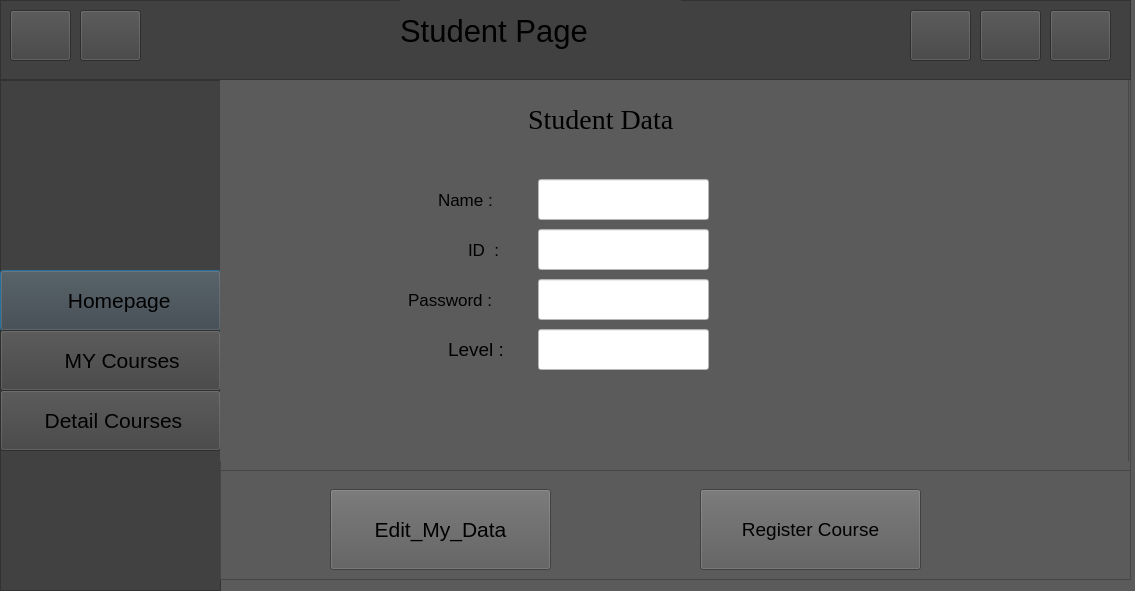
<?xml version="1.0" encoding="UTF-8"?>
<ui version="4.0">
 <class>StudentWindow</class>
 <widget class="QDialog" name="StudentWindow">
  <property name="geometry">
   <rect>
    <x>0</x>
    <y>0</y>
    <width>1135</width>
    <height>591</height>
   </rect>
  </property>
  <property name="windowTitle">
   <string>Dialog</string>
  </property>
  <property name="styleSheet">
   <string notr="true">background-color: rgb(91, 91, 91);</string>
  </property>
  <widget class="QFrame" name="frame_3">
   <property name="geometry">
    <rect>
     <x>0</x>
     <y>80</y>
     <width>221</width>
     <height>511</height>
    </rect>
   </property>
   <property name="styleSheet">
    <string notr="true">background-color: rgb(65, 65, 65);</string>
   </property>
   <property name="frameShape">
    <enum>QFrame::StyledPanel</enum>
   </property>
   <property name="frameShadow">
    <enum>QFrame::Raised</enum>
   </property>
   <widget class="QPushButton" name="pushButton">
    <property name="geometry">
     <rect>
      <x>0</x>
      <y>190</y>
      <width>221</width>
      <height>61</height>
     </rect>
    </property>
    <property name="font">
     <font>
      <pointsize>16</pointsize>
     </font>
    </property>
    <property name="text">
     <string>   Homepage</string>
    </property>
    <property name="icon">
     <iconset>
      <normaloff>../../Desktop/New folder (2)/LIBMICON/home_filled_40px.png</normaloff>../../Desktop/New folder (2)/LIBMICON/home_filled_40px.png</iconset>
    </property>
    <property name="iconSize">
     <size>
      <width>30</width>
      <height>30</height>
     </size>
    </property>
   </widget>
   <widget class="QLabel" name="label_2">
    <property name="geometry">
     <rect>
      <x>30</x>
      <y>10</y>
      <width>141</width>
      <height>141</height>
     </rect>
    </property>
    <property name="text">
     <string/>
    </property>
    <property name="pixmap">
     <pixmap>../../Desktop/New folder (2)/LIBMICON/236831.png</pixmap>
    </property>
   </widget>
   <widget class="QLabel" name="label_4">
    <property name="geometry">
     <rect>
      <x>170</x>
      <y>10</y>
      <width>51</width>
      <height>31</height>
     </rect>
    </property>
    <property name="text">
     <string/>
    </property>
    <property name="pixmap">
     <pixmap>../../Desktop/New folder (2)/LIBMICON/collapse_40px.png</pixmap>
    </property>
   </widget>
   <widget class="QPushButton" name="pushButton_13">
    <property name="geometry">
     <rect>
      <x>0</x>
      <y>250</y>
      <width>221</width>
      <height>61</height>
     </rect>
    </property>
    <property name="font">
     <font>
      <pointsize>16</pointsize>
     </font>
    </property>
    <property name="text">
     <string>    MY Courses</string>
    </property>
    <property name="icon">
     <iconset>
      <normaloff>../../Desktop/New folder (2)/LIBMICON/books_40px.png</normaloff>../../Desktop/New folder (2)/LIBMICON/books_40px.png</iconset>
    </property>
    <property name="iconSize">
     <size>
      <width>35</width>
      <height>35</height>
     </size>
    </property>
   </widget>
   <widget class="QPushButton" name="pushButton_14">
    <property name="geometry">
     <rect>
      <x>0</x>
      <y>310</y>
      <width>221</width>
      <height>61</height>
     </rect>
    </property>
    <property name="font">
     <font>
      <pointsize>16</pointsize>
     </font>
    </property>
    <property name="text">
     <string> Detail Courses</string>
    </property>
    <property name="icon">
     <iconset>
      <normaloff>../../Desktop/New folder (2)/LIBMICON/books_40px.png</normaloff>../../Desktop/New folder (2)/LIBMICON/books_40px.png</iconset>
    </property>
    <property name="iconSize">
     <size>
      <width>35</width>
      <height>35</height>
     </size>
    </property>
   </widget>
  </widget>
  <widget class="QFrame" name="frame">
   <property name="geometry">
    <rect>
     <x>0</x>
     <y>0</y>
     <width>1131</width>
     <height>80</height>
    </rect>
   </property>
   <property name="autoFillBackground">
    <bool>false</bool>
   </property>
   <property name="styleSheet">
    <string notr="true">background-color: rgb(65, 65, 65);</string>
   </property>
   <property name="frameShape">
    <enum>QFrame::StyledPanel</enum>
   </property>
   <property name="frameShadow">
    <enum>QFrame::Raised</enum>
   </property>
   <widget class="QPushButton" name="pushButton_2">
    <property name="geometry">
     <rect>
      <x>980</x>
      <y>10</y>
      <width>61</width>
      <height>51</height>
     </rect>
    </property>
    <property name="styleSheet">
     <string notr="true"/>
    </property>
    <property name="text">
     <string/>
    </property>
    <property name="icon">
     <iconset>
      <normaloff>../../Desktop/New folder (2)/LIBMICON/maximize_window_40px.png</normaloff>../../Desktop/New folder (2)/LIBMICON/maximize_window_40px.png</iconset>
    </property>
    <property name="iconSize">
     <size>
      <width>40</width>
      <height>40</height>
     </size>
    </property>
   </widget>
   <widget class="QPushButton" name="pushButton_3">
    <property name="geometry">
     <rect>
      <x>910</x>
      <y>10</y>
      <width>61</width>
      <height>51</height>
     </rect>
    </property>
    <property name="styleSheet">
     <string notr="true"/>
    </property>
    <property name="text">
     <string/>
    </property>
    <property name="icon">
     <iconset>
      <normaloff>../../Desktop/New folder (2)/LIBMICON/minimize_window_64px.png</normaloff>../../Desktop/New folder (2)/LIBMICON/minimize_window_64px.png</iconset>
    </property>
    <property name="iconSize">
     <size>
      <width>40</width>
      <height>40</height>
     </size>
    </property>
   </widget>
   <widget class="QPushButton" name="pushButton_4">
    <property name="geometry">
     <rect>
      <x>1050</x>
      <y>10</y>
      <width>61</width>
      <height>51</height>
     </rect>
    </property>
    <property name="styleSheet">
     <string notr="true"/>
    </property>
    <property name="text">
     <string/>
    </property>
    <property name="icon">
     <iconset>
      <normaloff>../../Desktop/New folder (2)/LIBMICON/delete_sign_64px.png</normaloff>../../Desktop/New folder (2)/LIBMICON/delete_sign_64px.png</iconset>
    </property>
    <property name="iconSize">
     <size>
      <width>40</width>
      <height>40</height>
     </size>
    </property>
   </widget>
   <widget class="QPushButton" name="pushButton_5">
    <property name="geometry">
     <rect>
      <x>10</x>
      <y>10</y>
      <width>61</width>
      <height>51</height>
     </rect>
    </property>
    <property name="styleSheet">
     <string notr="true"/>
    </property>
    <property name="text">
     <string/>
    </property>
    <property name="icon">
     <iconset>
      <normaloff>../../Desktop/New folder (2)/LIBMICON/info_64px.png</normaloff>../../Desktop/New folder (2)/LIBMICON/info_64px.png</iconset>
    </property>
    <property name="iconSize">
     <size>
      <width>40</width>
      <height>40</height>
     </size>
    </property>
   </widget>
   <widget class="QPushButton" name="pushButton_6">
    <property name="geometry">
     <rect>
      <x>80</x>
      <y>10</y>
      <width>61</width>
      <height>51</height>
     </rect>
    </property>
    <property name="styleSheet">
     <string notr="true"/>
    </property>
    <property name="text">
     <string/>
    </property>
    <property name="icon">
     <iconset>
      <normaloff>../../Desktop/New folder (2)/LIBMICON/lock_100px.png</normaloff>../../Desktop/New folder (2)/LIBMICON/lock_100px.png</iconset>
    </property>
    <property name="iconSize">
     <size>
      <width>40</width>
      <height>40</height>
     </size>
    </property>
   </widget>
   <widget class="QLabel" name="label">
    <property name="geometry">
     <rect>
      <x>400</x>
      <y>0</y>
      <width>281</width>
      <height>61</height>
     </rect>
    </property>
    <property name="sizeIncrement">
     <size>
      <width>0</width>
      <height>0</height>
     </size>
    </property>
    <property name="font">
     <font>
      <pointsize>23</pointsize>
      <bold>false</bold>
     </font>
    </property>
    <property name="text">
     <string>Student Page</string>
    </property>
   </widget>
  </widget>
  <widget class="QFrame" name="frame_2">
   <property name="geometry">
    <rect>
     <x>220</x>
     <y>469</y>
     <width>911</width>
     <height>111</height>
    </rect>
   </property>
   <property name="styleSheet">
    <string notr="true"/>
   </property>
   <property name="frameShape">
    <enum>QFrame::StyledPanel</enum>
   </property>
   <property name="frameShadow">
    <enum>QFrame::Raised</enum>
   </property>
   <widget class="QPushButton" name="pushButton_10">
    <property name="geometry">
     <rect>
      <x>480</x>
      <y>20</y>
      <width>221</width>
      <height>81</height>
     </rect>
    </property>
    <property name="font">
     <font>
      <pointsize>14</pointsize>
     </font>
    </property>
    <property name="text">
     <string>Register Course</string>
    </property>
    <property name="icon">
     <iconset>
      <normaloff>../../Desktop/New folder (2)/LIBMICON/books_40px.png</normaloff>../../Desktop/New folder (2)/LIBMICON/books_40px.png</iconset>
    </property>
    <property name="iconSize">
     <size>
      <width>40</width>
      <height>40</height>
     </size>
    </property>
   </widget>
   <widget class="QPushButton" name="pushButton_9">
    <property name="geometry">
     <rect>
      <x>110</x>
      <y>20</y>
      <width>221</width>
      <height>81</height>
     </rect>
    </property>
    <property name="font">
     <font>
      <family>Segoe UI</family>
      <pointsize>16</pointsize>
     </font>
    </property>
    <property name="text">
     <string>Edit_My_Data</string>
    </property>
    <property name="icon">
     <iconset>
      <normaloff>../../Desktop/New folder (2)/LIBMICON/student_40px.png</normaloff>../../Desktop/New folder (2)/LIBMICON/student_40px.png</iconset>
    </property>
    <property name="iconSize">
     <size>
      <width>35</width>
      <height>35</height>
     </size>
    </property>
   </widget>
  </widget>
  <widget class="QFrame" name="frame_4">
   <property name="geometry">
    <rect>
     <x>220</x>
     <y>80</y>
     <width>911</width>
     <height>391</height>
    </rect>
   </property>
   <property name="frameShape">
    <enum>QFrame::StyledPanel</enum>
   </property>
   <property name="frameShadow">
    <enum>QFrame::Raised</enum>
   </property>
   <widget class="QLabel" name="label_3">
    <property name="geometry">
     <rect>
      <x>350</x>
      <y>0</y>
      <width>161</width>
      <height>41</height>
     </rect>
    </property>
    <property name="font">
     <font>
      <pointsize>15</pointsize>
     </font>
    </property>
    <property name="text">
     <string>Edit My Data</string>
    </property>
   </widget>
   <widget class="QLabel" name="label_5">
    <property name="geometry">
     <rect>
      <x>10</x>
      <y>110</y>
      <width>141</width>
      <height>41</height>
     </rect>
    </property>
    <property name="font">
     <font>
      <pointsize>15</pointsize>
     </font>
    </property>
    <property name="text">
     <string>Id :</string>
    </property>
   </widget>
   <widget class="QLabel" name="label_6">
    <property name="geometry">
     <rect>
      <x>10</x>
      <y>180</y>
      <width>141</width>
      <height>41</height>
     </rect>
    </property>
    <property name="font">
     <font>
      <pointsize>15</pointsize>
     </font>
    </property>
    <property name="text">
     <string>Name :</string>
    </property>
   </widget>
   <widget class="QLabel" name="label_7">
    <property name="geometry">
     <rect>
      <x>10</x>
      <y>250</y>
      <width>141</width>
      <height>41</height>
     </rect>
    </property>
    <property name="font">
     <font>
      <pointsize>15</pointsize>
     </font>
    </property>
    <property name="text">
     <string>Password :</string>
    </property>
   </widget>
   <widget class="QLineEdit" name="lineEdit">
    <property name="geometry">
     <rect>
      <x>170</x>
      <y>107</y>
      <width>161</width>
      <height>41</height>
     </rect>
    </property>
    <property name="font">
     <font>
      <pointsize>12</pointsize>
     </font>
    </property>
   </widget>
   <widget class="QLineEdit" name="lineEdit_2">
    <property name="geometry">
     <rect>
      <x>170</x>
      <y>180</y>
      <width>161</width>
      <height>41</height>
     </rect>
    </property>
    <property name="font">
     <font>
      <pointsize>12</pointsize>
     </font>
    </property>
   </widget>
   <widget class="QLineEdit" name="lineEdit_3">
    <property name="geometry">
     <rect>
      <x>170</x>
      <y>250</y>
      <width>161</width>
      <height>41</height>
     </rect>
    </property>
    <property name="font">
     <font>
      <pointsize>12</pointsize>
     </font>
    </property>
   </widget>
   <widget class="QPushButton" name="pushButton_7">
    <property name="geometry">
     <rect>
      <x>452</x>
      <y>290</y>
      <width>161</width>
      <height>51</height>
     </rect>
    </property>
    <property name="font">
     <font>
      <pointsize>15</pointsize>
     </font>
    </property>
    <property name="text">
     <string>Update</string>
    </property>
   </widget>
   <widget class="QFrame" name="frame_5">
    <property name="geometry">
     <rect>
      <x>-1</x>
      <y>0</y>
      <width>911</width>
      <height>381</height>
     </rect>
    </property>
    <property name="frameShape">
     <enum>QFrame::StyledPanel</enum>
    </property>
    <property name="frameShadow">
     <enum>QFrame::Raised</enum>
    </property>
    <widget class="QLabel" name="label_8">
     <property name="geometry">
      <rect>
       <x>250</x>
       <y>0</y>
       <width>261</width>
       <height>61</height>
      </rect>
     </property>
     <property name="font">
      <font>
       <pointsize>20</pointsize>
      </font>
     </property>
     <property name="text">
      <string>Register Course</string>
     </property>
    </widget>
    <widget class="QComboBox" name="comboBox">
     <property name="geometry">
      <rect>
       <x>40</x>
       <y>100</y>
       <width>171</width>
       <height>41</height>
      </rect>
     </property>
    </widget>
    <widget class="QPushButton" name="pushButton_11">
     <property name="geometry">
      <rect>
       <x>270</x>
       <y>98</y>
       <width>141</width>
       <height>41</height>
      </rect>
     </property>
     <property name="text">
      <string>Add</string>
     </property>
    </widget>
    <widget class="QFrame" name="frame_6">
     <property name="geometry">
      <rect>
       <x>-1</x>
       <y>-1</y>
       <width>921</width>
       <height>391</height>
      </rect>
     </property>
     <property name="frameShape">
      <enum>QFrame::StyledPanel</enum>
     </property>
     <property name="frameShadow">
      <enum>QFrame::Raised</enum>
     </property>
     <widget class="QLabel" name="label_9">
      <property name="geometry">
       <rect>
        <x>280</x>
        <y>20</y>
        <width>181</width>
        <height>41</height>
       </rect>
      </property>
      <property name="font">
       <font>
        <pointsize>20</pointsize>
       </font>
      </property>
      <property name="text">
       <string>My Courses</string>
      </property>
     </widget>
     <widget class="QListWidget" name="listWidget">
      <property name="geometry">
       <rect>
        <x>10</x>
        <y>70</y>
        <width>831</width>
        <height>221</height>
       </rect>
      </property>
      <property name="font">
       <font>
        <pointsize>14</pointsize>
       </font>
      </property>
     </widget>
     <widget class="QFrame" name="frame_7">
      <property name="geometry">
       <rect>
        <x>0</x>
        <y>0</y>
        <width>921</width>
        <height>391</height>
       </rect>
      </property>
      <property name="frameShape">
       <enum>QFrame::StyledPanel</enum>
      </property>
      <property name="frameShadow">
       <enum>QFrame::Raised</enum>
      </property>
      <widget class="QComboBox" name="comboBox_2">
       <property name="geometry">
        <rect>
         <x>60</x>
         <y>50</y>
         <width>191</width>
         <height>51</height>
        </rect>
       </property>
      </widget>
      <widget class="QPushButton" name="pushButton_8">
       <property name="geometry">
        <rect>
         <x>370</x>
         <y>40</y>
         <width>181</width>
         <height>61</height>
        </rect>
       </property>
       <property name="font">
        <font>
         <pointsize>15</pointsize>
        </font>
       </property>
       <property name="text">
        <string>Show</string>
       </property>
      </widget>
      <widget class="QLabel" name="label_10">
       <property name="geometry">
        <rect>
         <x>50</x>
         <y>170</y>
         <width>161</width>
         <height>31</height>
        </rect>
       </property>
       <property name="font">
        <font>
         <pointsize>15</pointsize>
        </font>
       </property>
       <property name="text">
        <string>cource code</string>
       </property>
      </widget>
      <widget class="QLabel" name="label_11">
       <property name="geometry">
        <rect>
         <x>50</x>
         <y>220</y>
         <width>131</width>
         <height>21</height>
        </rect>
       </property>
       <property name="font">
        <font>
         <pointsize>15</pointsize>
        </font>
       </property>
       <property name="text">
        <string>Hours</string>
       </property>
      </widget>
      <widget class="QLabel" name="label_12">
       <property name="geometry">
        <rect>
         <x>50</x>
         <y>260</y>
         <width>231</width>
         <height>41</height>
        </rect>
       </property>
       <property name="font">
        <font>
         <pointsize>14</pointsize>
        </font>
       </property>
       <property name="text">
        <string>max nuber of student</string>
       </property>
      </widget>
      <widget class="QLabel" name="label_13">
       <property name="geometry">
        <rect>
         <x>50</x>
         <y>310</y>
         <width>241</width>
         <height>31</height>
        </rect>
       </property>
       <property name="font">
        <font>
         <pointsize>15</pointsize>
        </font>
       </property>
       <property name="text">
        <string>prequests cources</string>
       </property>
      </widget>
      <widget class="QLineEdit" name="lineEdit_4">
       <property name="geometry">
        <rect>
         <x>360</x>
         <y>170</y>
         <width>141</width>
         <height>28</height>
        </rect>
       </property>
      </widget>
      <widget class="QLineEdit" name="lineEdit_5">
       <property name="geometry">
        <rect>
         <x>360</x>
         <y>220</y>
         <width>141</width>
         <height>28</height>
        </rect>
       </property>
      </widget>
      <widget class="QLineEdit" name="lineEdit_6">
       <property name="geometry">
        <rect>
         <x>360</x>
         <y>270</y>
         <width>141</width>
         <height>28</height>
        </rect>
       </property>
      </widget>
      <widget class="QListWidget" name="listWidget_2">
       <property name="geometry">
        <rect>
         <x>360</x>
         <y>310</y>
         <width>256</width>
         <height>71</height>
        </rect>
       </property>
      </widget>
      <widget class="QFrame" name="frame_8">
       <property name="geometry">
        <rect>
         <x>0</x>
         <y>0</y>
         <width>911</width>
         <height>391</height>
        </rect>
       </property>
       <property name="frameShape">
        <enum>QFrame::StyledPanel</enum>
       </property>
       <property name="frameShadow">
        <enum>QFrame::Raised</enum>
       </property>
       <widget class="QLabel" name="label_14">
        <property name="geometry">
         <rect>
          <x>310</x>
          <y>20</y>
          <width>191</width>
          <height>41</height>
         </rect>
        </property>
        <property name="font">
         <font>
          <family>Times New Roman</family>
          <pointsize>21</pointsize>
         </font>
        </property>
        <property name="styleSheet">
         <string notr="true">color: rgb(0, 0, 0);</string>
        </property>
        <property name="text">
         <string>Student Data</string>
        </property>
       </widget>
       <widget class="QLabel" name="label_15">
        <property name="geometry">
         <rect>
          <x>220</x>
          <y>100</y>
          <width>71</width>
          <height>41</height>
         </rect>
        </property>
        <property name="font">
         <font>
          <pointsize>13</pointsize>
         </font>
        </property>
        <property name="styleSheet">
         <string notr="true">color: rgb(0, 0, 0);</string>
        </property>
        <property name="text">
         <string>Name :</string>
        </property>
       </widget>
       <widget class="QLabel" name="label_16">
        <property name="geometry">
         <rect>
          <x>250</x>
          <y>150</y>
          <width>51</width>
          <height>41</height>
         </rect>
        </property>
        <property name="font">
         <font>
          <pointsize>13</pointsize>
         </font>
        </property>
        <property name="styleSheet">
         <string notr="true">color: rgb(0, 0, 0);</string>
        </property>
        <property name="text">
         <string>ID  :</string>
        </property>
       </widget>
       <widget class="QLabel" name="label_17">
        <property name="geometry">
         <rect>
          <x>190</x>
          <y>200</y>
          <width>121</width>
          <height>41</height>
         </rect>
        </property>
        <property name="font">
         <font>
          <pointsize>13</pointsize>
         </font>
        </property>
        <property name="styleSheet">
         <string notr="true">color: rgb(0, 0, 0);</string>
        </property>
        <property name="text">
         <string>Password :</string>
        </property>
       </widget>
       <widget class="QLabel" name="label_18">
        <property name="geometry">
         <rect>
          <x>230</x>
          <y>250</y>
          <width>71</width>
          <height>41</height>
         </rect>
        </property>
        <property name="font">
         <font>
          <pointsize>14</pointsize>
         </font>
        </property>
        <property name="styleSheet">
         <string notr="true">color: rgb(0, 0, 0);</string>
        </property>
        <property name="text">
         <string>Level :</string>
        </property>
       </widget>
       <widget class="QLineEdit" name="lineEdit_7">
        <property name="geometry">
         <rect>
          <x>320</x>
          <y>100</y>
          <width>171</width>
          <height>41</height>
         </rect>
        </property>
        <property name="styleSheet">
         <string notr="true">background-color: rgb(255, 255, 255);</string>
        </property>
        <property name="readOnly">
         <bool>true</bool>
        </property>
       </widget>
       <widget class="QLineEdit" name="lineEdit_8">
        <property name="geometry">
         <rect>
          <x>320</x>
          <y>150</y>
          <width>171</width>
          <height>41</height>
         </rect>
        </property>
        <property name="styleSheet">
         <string notr="true">background-color: rgb(255, 255, 255);</string>
        </property>
        <property name="readOnly">
         <bool>true</bool>
        </property>
       </widget>
       <widget class="QLineEdit" name="lineEdit_9">
        <property name="geometry">
         <rect>
          <x>320</x>
          <y>200</y>
          <width>171</width>
          <height>41</height>
         </rect>
        </property>
        <property name="styleSheet">
         <string notr="true">background-color: rgb(255, 255, 255);</string>
        </property>
        <property name="readOnly">
         <bool>true</bool>
        </property>
       </widget>
       <widget class="QLineEdit" name="lineEdit_10">
        <property name="geometry">
         <rect>
          <x>320</x>
          <y>250</y>
          <width>171</width>
          <height>41</height>
         </rect>
        </property>
        <property name="styleSheet">
         <string notr="true">background-color: rgb(255, 255, 255);</string>
        </property>
        <property name="readOnly">
         <bool>true</bool>
        </property>
       </widget>
      </widget>
     </widget>
    </widget>
   </widget>
  </widget>
 </widget>
 <resources/>
 <connections/>
</ui>
